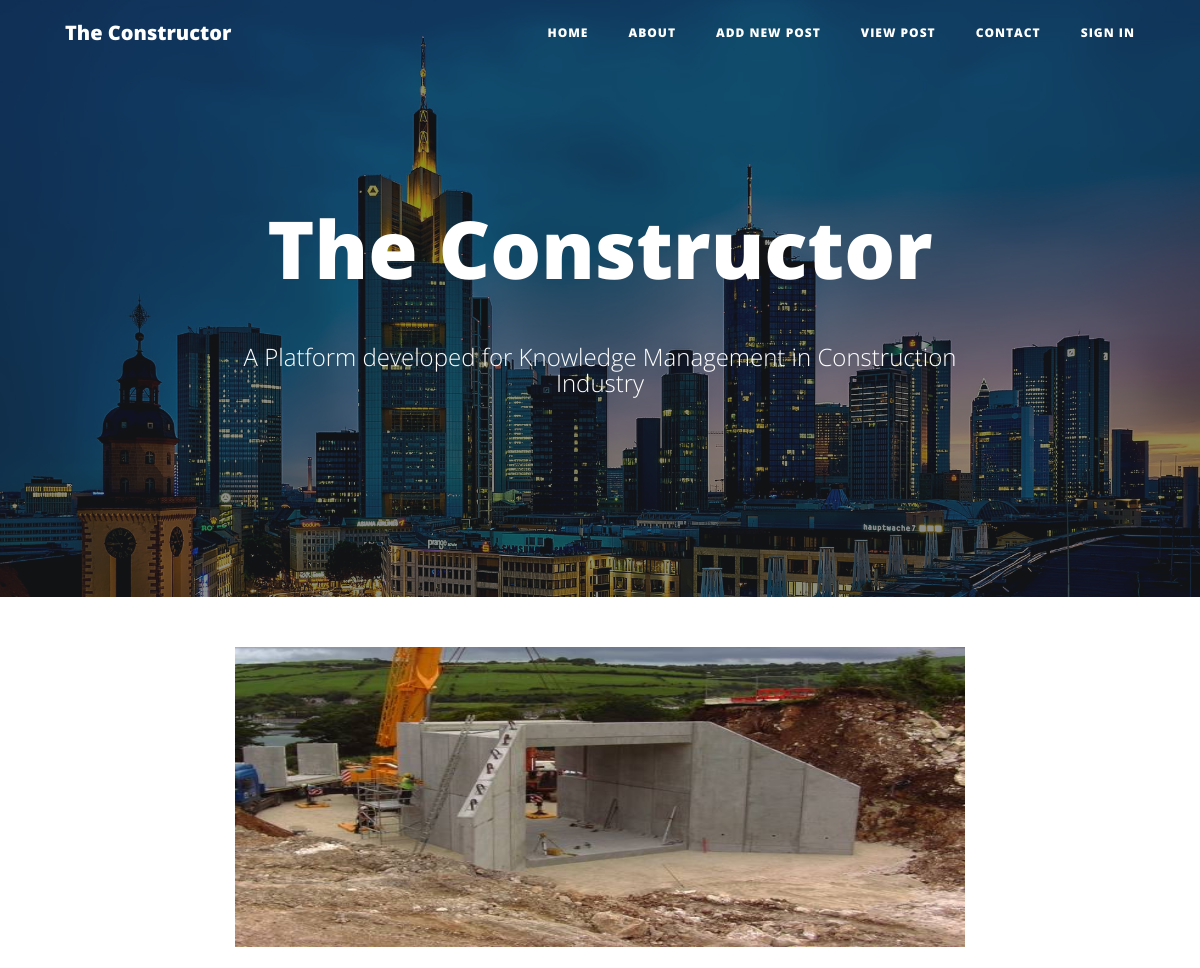
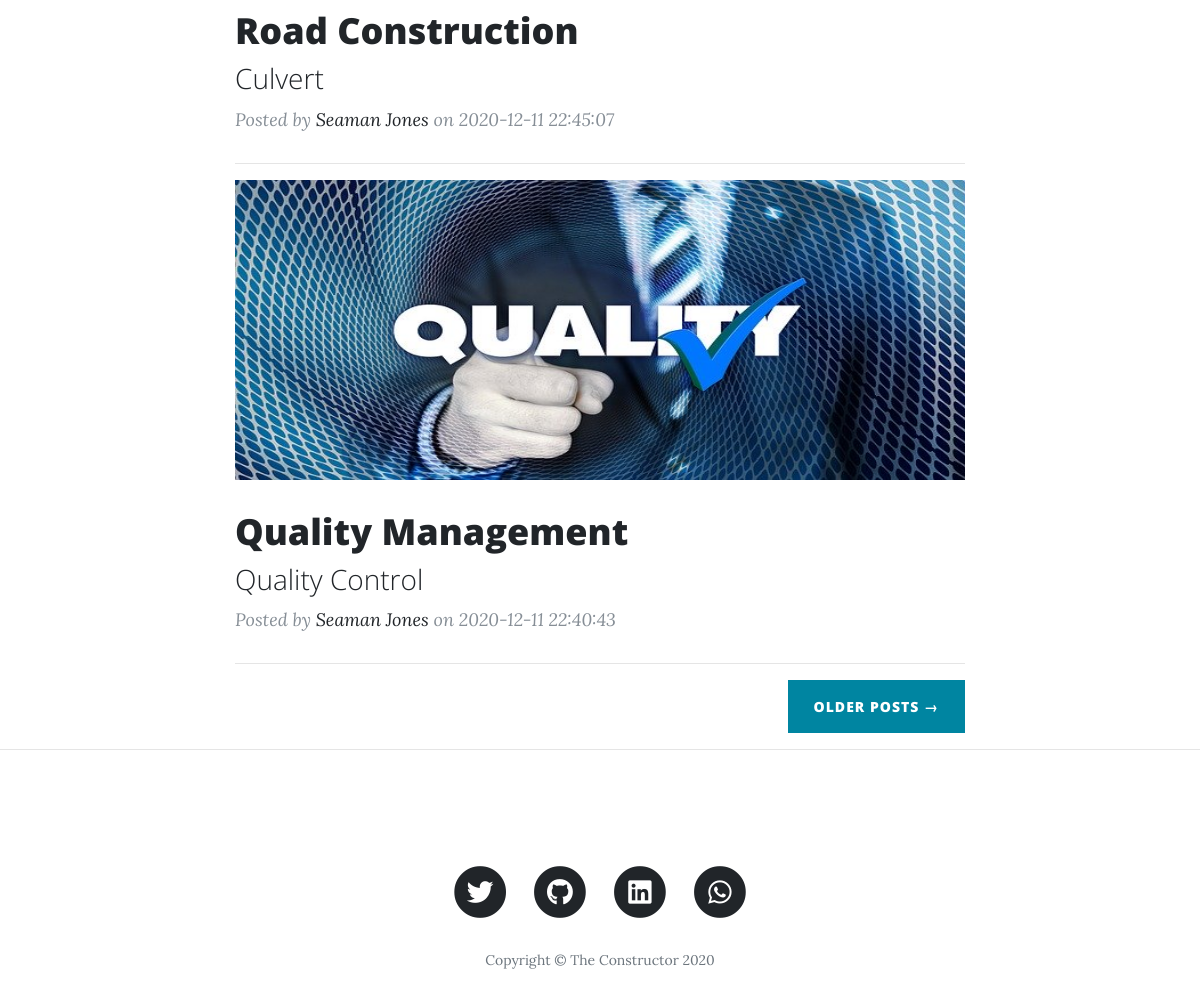
The page /homepage.php on the database its author committed (2 pictures, top to bottom).
### tables this page shows
CREATE TABLE `newpost` (
  `ID` int(11) NOT NULL,
  `PostImage` varchar(225) NOT NULL,
  `PostHeading` varchar(50) DEFAULT NULL,
  `SubHeading` varchar(200) DEFAULT NULL,
  `PostContent` text DEFAULT NULL,
  `Author` varchar(50) DEFAULT NULL,
  `PostingDate` datetime DEFAULT NULL
);

### homepage.php (the view, shortened to what this page needs)
<?php
include("connection.php");
$name = "The Constructor";
  $sql="select * from newpost order by id desc limit 2";
  $result=$con->query($sql);
?>
<!DOCTYPE html>
<html lang="en">
<head>
<link rel="stylesheet" href="https://cdn.jsdelivr.net/npm/bootstrap@4.5.3/dist/css/bootstrap.min.css">
  <link href="https://cdnjs.cloudflare.com/ajax/libs/font-awesome/5.15.1/css/all.min.css" rel="stylesheet" type="text/css">
  <link href="asset/css/clean-blog.min.css" rel="stylesheet">
</head>
<body>
    <nav class="navbar navbar-expand-lg navbar-light fixed-top" id="mainNav">
        <div class="container">
        <a class="navbar-brand" href="index.php"><?php echo $name;  ?></a>
        <?php
          include("nav_bar.php");
        ?>
        </div>
    </nav>
    <header class="masthead" style="background-image: url('asset/images/frankfurt-1804481_1920.jpg')">
        <div class="overlay"></div>
        <div class="container">
        <div class="row">
            <div class="col-lg-8 col-md-10 mx-auto">
            <div class="site-heading">
                <h1><?php echo $name; ?></h1> <br>
                <span class="subheading">A Platform developed for Knowledge Management in Construction Industry</span>
            </div>
            </div>
        </div>
        </div>
    </header>
  <div class="container">
    <div class="row">
      <div class="col-lg-8 col-md-10 mx-auto">
      <?php while($row=$result->fetch_array())
          {?>
        <div class="post-preview">
          <a href="post.php?id=<?php echo $row['ID']; ?>">
            <img src="<?php
              echo 'asset/uploads/'.$row["PostImage"];
            ?>" alt="<?php
              echo $row["PostHeading"];
            ?>" style="width:100%;height:300px">
            <h2 class="post-title">
            <?php
              echo ucwords(strtolower($row["PostHeading"]));
            ?>
            </h2>
            <h3 class="post-subtitle">
            <?php
              echo ucwords(strtolower($row["SubHeading"]));
            ?>
            </h3>
          </a>
          <p class="post-meta">Posted by
            <a href="#"><?php
              echo ucwords(strtolower($row["Author"]));
            ?></a>
            on <?php
              echo ucwords(strtolower($row["PostingDate"]));
            ?></p>
        </div>
        <hr>
        <?php
          }
          ?>
        <div class="clearfix">
          <a class="btn btn-primary float-right" href="view_post.php">Older Posts &rarr;</a>
        </div>
      </div>
    </div>
  </div>
  <hr>
  <footer>
              <?php
              include("footer.php");
            ?>
</body>
</html>

### nav_bar.php
<div class="collapse navbar-collapse" id="navbarResponsive">
    <ul class="navbar-nav ml-auto">
        <li class="nav-item">
            <a class="nav-link" href="index.php">Home</a>
        </li>
        <li class="nav-item">
            <a class="nav-link" href="about.php">About</a>
        </li>
        <li class="nav-item">
            <a class="nav-link" href="add_post.php">Add New Post</a>
        </li>
        <li class="nav-item">
            <a class="nav-link" href="view_post.php">View Post</a>
        </li>
        <li class="nav-item">
            <a class="nav-link" href="contact.php">Contact</a>
        </li>
        <li class="nav-item">
            <?php
            if(isset($_SESSION["user_id"]))
            {?>
                <a class="nav-link" href="logout.php">Log out</a>
            <?php
            }
            else{
            ?>
                <a class="nav-link" href="signin.php">Sign in</a>
                <?php
                }
            ?>
        </li>
    </ul>
</div>

### footer.php (shortened to what this page needs)
  <footer>
    <div class="container">
      <div class="row">
          <div class="col-lg-8 col-md-10 mx-auto">
            <ul class="list-inline text-center">
              <li class="list-inline-item">
                <a href="https://twitter.com/johnson_oroyemi">
                  <span class="fa-stack fa-lg">
                    <i class="fas fa-circle fa-stack-2x"></i>
                    <i class="fab fa-twitter fa-stack-1x fa-inverse"></i>
                  </span>
                </a>
              </li>
              <li class="list-inline-item">
                <a href="https://github.com/JohnsonOroyemi">
                  <span class="fa-stack fa-lg">
                    <i class="fas fa-circle fa-stack-2x"></i>
                    <i class="fab fa-github fa-stack-1x fa-inverse"></i>
                  </span>
                </a>
              </li>
              <li class="list-inline-item">
                <a href="https://www.linkedin.com/in/johnson-oroyemi-0a0882b7/">
                  <span class="fa-stack fa-lg">
                    <i class="fas fa-circle fa-stack-2x"></i>
                    <i class="fab fa-linkedin fa-stack-1x fa-inverse"></i>
                  </span>
                </a>
              </li>
              <li class="list-inline-item">
                <a href="https://wa.me/2348158684505">
                  <span class="fa-stack fa-lg">
                    <i class="fas fa-circle fa-stack-2x"></i>
                    <i class="fab fa-whatsapp fa-stack-1x fa-inverse"></i>
                  </span>
                </a>
              </li>
            </ul>
            <p class="copyright text-muted">Copyright &copy; <?php echo $name;  ?> 2020</p>
          </div>
        </div>
      </div>
  </footer>
  </body>
</html>

### rows shown on the page
newpost: PostImage (picture), PostHeading "Road Construction", SubHeading "Culvert", Author "Seaman Jones", PostingDate "2020-12-11 22:45:07"
newpost: PostImage (picture), PostHeading "Quality Management", SubHeading "Quality Control", Author "Seaman Jones", PostingDate "2020-12-11 22:40:43"

### other values the page prints
$name "The Constructor"
